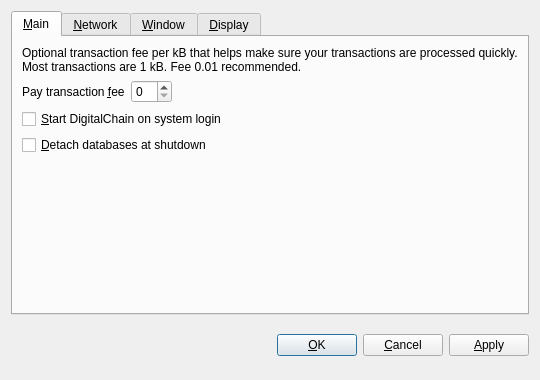
<?xml version="1.0" encoding="UTF-8"?>
<ui version="4.0">
 <class>OptionsDialog</class>
 <widget class="QDialog" name="OptionsDialog">
  <property name="geometry">
   <rect>
    <x>0</x>
    <y>0</y>
    <width>540</width>
    <height>380</height>
   </rect>
  </property>
  <property name="windowTitle">
   <string>Options</string>
  </property>
  <property name="modal">
   <bool>true</bool>
  </property>
  <layout class="QVBoxLayout" name="verticalLayout">
   <item>
    <widget class="QTabWidget" name="tabWidget">
     <property name="tabPosition">
      <enum>QTabWidget::North</enum>
     </property>
     <property name="currentIndex">
      <number>0</number>
     </property>
     <widget class="QWidget" name="tabMain">
      <attribute name="title">
       <string>&amp;Main</string>
      </attribute>
      <layout class="QVBoxLayout" name="verticalLayout_Main">
       <item>
        <widget class="QLabel" name="transactionFeeInfoLabel">
         <property name="text">
          <string>Optional transaction fee per kB that helps make sure your transactions are processed quickly. Most transactions are 1 kB. Fee 0.01 recommended.</string>
         </property>
         <property name="textFormat">
          <enum>Qt::PlainText</enum>
         </property>
         <property name="wordWrap">
          <bool>true</bool>
         </property>
        </widget>
       </item>
       <item>
        <layout class="QHBoxLayout" name="horizontalLayout_Main">
         <item>
          <widget class="QLabel" name="transactionFeeLabel">
           <property name="text">
            <string>Pay transaction &amp;fee</string>
           </property>
           <property name="textFormat">
            <enum>Qt::PlainText</enum>
           </property>
           <property name="buddy">
            <cstring>transactionFee</cstring>
           </property>
          </widget>
         </item>
         <item>
          <widget class="BitcoinAmountField" name="transactionFee"/>
         </item>
         <item>
          <spacer name="horizontalSpacer_Main">
           <property name="orientation">
            <enum>Qt::Horizontal</enum>
           </property>
           <property name="sizeHint" stdset="0">
            <size>
             <width>40</width>
             <height>20</height>
            </size>
           </property>
          </spacer>
         </item>
        </layout>
       </item>
       <item>
        <widget class="QCheckBox" name="bitcoinAtStartup">
         <property name="toolTip">
          <string>Automatically start DigitalChain after logging in to the system.</string>
         </property>
         <property name="text">
          <string>&amp;Start DigitalChain on system login</string>
         </property>
        </widget>
       </item>
       <item>
        <widget class="QCheckBox" name="detachDatabases">
         <property name="toolTip">
          <string>Detach block and address databases at shutdown. This means they can be moved to another data directory, but it slows down shutdown. The wallet is always detached.</string>
         </property>
         <property name="text">
          <string>&amp;Detach databases at shutdown</string>
         </property>
        </widget>
       </item>
       <item>
        <spacer name="verticalSpacer_Main">
         <property name="orientation">
          <enum>Qt::Vertical</enum>
         </property>
         <property name="sizeHint" stdset="0">
          <size>
           <width>20</width>
           <height>40</height>
          </size>
         </property>
        </spacer>
       </item>
      </layout>
     </widget>
     <widget class="QWidget" name="tabNetwork">
      <attribute name="title">
       <string>&amp;Network</string>
      </attribute>
      <layout class="QVBoxLayout" name="verticalLayout_Network">
       <item>
        <widget class="QCheckBox" name="mapPortUpnp">
         <property name="toolTip">
          <string>Automatically open the DigitalChain client port on the router. This only works when your router supports UPnP and it is enabled.</string>
         </property>
         <property name="text">
          <string>Map port using &amp;UPnP</string>
         </property>
        </widget>
       </item>
       <item>
        <widget class="QCheckBox" name="connectSocks">
         <property name="toolTip">
          <string>Connect to the DigitalChain network through a SOCKS proxy (e.g. when connecting through Tor).</string>
         </property>
         <property name="text">
          <string>&amp;Connect through SOCKS proxy:</string>
         </property>
        </widget>
       </item>
       <item>
        <layout class="QHBoxLayout" name="horizontalLayout_Network">
         <item>
          <widget class="QLabel" name="proxyIpLabel">
           <property name="text">
            <string>Proxy &amp;IP:</string>
           </property>
           <property name="textFormat">
            <enum>Qt::PlainText</enum>
           </property>
           <property name="buddy">
            <cstring>proxyIp</cstring>
           </property>
          </widget>
         </item>
         <item>
          <widget class="QValidatedLineEdit" name="proxyIp">
           <property name="maximumSize">
            <size>
             <width>140</width>
             <height>16777215</height>
            </size>
           </property>
           <property name="toolTip">
            <string>IP address of the proxy (e.g. 127.0.0.1)</string>
           </property>
          </widget>
         </item>
         <item>
          <widget class="QLabel" name="proxyPortLabel">
           <property name="text">
            <string>&amp;Port:</string>
           </property>
           <property name="textFormat">
            <enum>Qt::PlainText</enum>
           </property>
           <property name="buddy">
            <cstring>proxyPort</cstring>
           </property>
          </widget>
         </item>
         <item>
          <widget class="QLineEdit" name="proxyPort">
           <property name="maximumSize">
            <size>
             <width>55</width>
             <height>16777215</height>
            </size>
           </property>
           <property name="toolTip">
            <string>Port of the proxy (e.g. 9050)</string>
           </property>
          </widget>
         </item>
         <item>
          <widget class="QLabel" name="socksVersionLabel">
           <property name="text">
            <string>SOCKS &amp;Version:</string>
           </property>
           <property name="textFormat">
            <enum>Qt::PlainText</enum>
           </property>
           <property name="buddy">
            <cstring>socksVersion</cstring>
           </property>
          </widget>
         </item>
         <item>
          <widget class="QValueComboBox" name="socksVersion">
           <property name="toolTip">
            <string>SOCKS version of the proxy (e.g. 5)</string>
           </property>
          </widget>
         </item>
         <item>
          <spacer name="horizontalSpacer_Network">
           <property name="orientation">
            <enum>Qt::Horizontal</enum>
           </property>
           <property name="sizeHint" stdset="0">
            <size>
             <width>40</width>
             <height>20</height>
            </size>
           </property>
          </spacer>
         </item>
        </layout>
       </item>
       <item>
        <spacer name="verticalSpacer_Network">
         <property name="orientation">
          <enum>Qt::Vertical</enum>
         </property>
         <property name="sizeHint" stdset="0">
          <size>
           <width>20</width>
           <height>40</height>
          </size>
         </property>
        </spacer>
       </item>
      </layout>
     </widget>
     <widget class="QWidget" name="tabWindow">
      <attribute name="title">
       <string>&amp;Window</string>
      </attribute>
      <layout class="QVBoxLayout" name="verticalLayout_Window">
       <item>
        <widget class="QCheckBox" name="minimizeToTray">
         <property name="toolTip">
          <string>Show only a tray icon after minimizing the window.</string>
         </property>
         <property name="text">
          <string>&amp;Minimize to the tray instead of the taskbar</string>
         </property>
        </widget>
       </item>
       <item>
        <widget class="QCheckBox" name="minimizeOnClose">
         <property name="toolTip">
          <string>Minimize instead of exit the application when the window is closed. When this option is enabled, the application will be closed only after selecting Quit in the menu.</string>
         </property>
         <property name="text">
          <string>M&amp;inimize on close</string>
         </property>
        </widget>
       </item>
       <item>
        <spacer name="verticalSpacer_Window">
         <property name="orientation">
          <enum>Qt::Vertical</enum>
         </property>
         <property name="sizeHint" stdset="0">
          <size>
           <width>20</width>
           <height>40</height>
          </size>
         </property>
        </spacer>
       </item>
      </layout>
     </widget>
     <widget class="QWidget" name="tabDisplay">
      <attribute name="title">
       <string>&amp;Display</string>
      </attribute>
      <layout class="QVBoxLayout" name="verticalLayout_Display">
       <item>
        <layout class="QHBoxLayout" name="horizontalLayout_1_Display">
         <item>
          <widget class="QLabel" name="langLabel">
           <property name="text">
            <string>User Interface &amp;language:</string>
           </property>
           <property name="textFormat">
            <enum>Qt::PlainText</enum>
           </property>
           <property name="buddy">
            <cstring>lang</cstring>
           </property>
          </widget>
         </item>
         <item>
          <widget class="QValueComboBox" name="lang">
           <property name="toolTip">
            <string>The user interface language can be set here. This setting will take effect after restarting DigitalChain.</string>
           </property>
          </widget>
         </item>
        </layout>
       </item>
       <item>
        <layout class="QHBoxLayout" name="horizontalLayout_2_Display">
         <item>
          <widget class="QLabel" name="unitLabel">
           <property name="text">
            <string>&amp;Unit to show amounts in:</string>
           </property>
           <property name="textFormat">
            <enum>Qt::PlainText</enum>
           </property>
           <property name="buddy">
            <cstring>unit</cstring>
           </property>
          </widget>
         </item>
         <item>
          <widget class="QValueComboBox" name="unit">
           <property name="toolTip">
            <string>Choose the default subdivision unit to show in the interface and when sending coins.</string>
           </property>
          </widget>
         </item>
        </layout>
       </item>
       <item>
        <widget class="QCheckBox" name="displayAddresses">
         <property name="toolTip">
          <string>Whether to show DigitalChain addresses in the transaction list or not.</string>
         </property>
         <property name="text">
          <string>&amp;Display addresses in transaction list</string>
         </property>
        </widget>
       </item>
       <item>
        <widget class="QCheckBox" name="coinControlFeatures">
         <property name="toolTip">
          <string>Whether to show coin control features or not.</string>
         </property>
         <property name="text">
          <string>Display coin &amp;control features (experts only!)</string>
         </property>
        </widget>
       </item>
       <item>
        <spacer name="verticalSpacer_Display">
         <property name="orientation">
          <enum>Qt::Vertical</enum>
         </property>
         <property name="sizeHint" stdset="0">
          <size>
           <width>20</width>
           <height>40</height>
          </size>
         </property>
        </spacer>
       </item>
      </layout>
     </widget>
    </widget>
   </item>
   <item>
    <layout class="QHBoxLayout" name="horizontalLayout_Buttons">
     <item>
      <spacer name="horizontalSpacer_1">
       <property name="orientation">
        <enum>Qt::Horizontal</enum>
       </property>
       <property name="sizeHint" stdset="0">
        <size>
         <width>40</width>
         <height>48</height>
        </size>
       </property>
      </spacer>
     </item>
     <item>
      <widget class="QLabel" name="statusLabel">
       <property name="font">
        <font>
         <weight>75</weight>
         <bold>true</bold>
        </font>
       </property>
       <property name="text">
        <string/>
       </property>
       <property name="textFormat">
        <enum>Qt::PlainText</enum>
       </property>
       <property name="wordWrap">
        <bool>true</bool>
       </property>
      </widget>
     </item>
     <item>
      <spacer name="horizontalSpacer_2">
       <property name="orientation">
        <enum>Qt::Horizontal</enum>
       </property>
       <property name="sizeHint" stdset="0">
        <size>
         <width>40</width>
         <height>48</height>
        </size>
       </property>
      </spacer>
     </item>
     <item>
      <widget class="QPushButton" name="okButton">
       <property name="text">
        <string>&amp;OK</string>
       </property>
      </widget>
     </item>
     <item>
      <widget class="QPushButton" name="cancelButton">
       <property name="text">
        <string>&amp;Cancel</string>
       </property>
       <property name="autoDefault">
        <bool>false</bool>
       </property>
      </widget>
     </item>
     <item>
      <widget class="QPushButton" name="applyButton">
       <property name="text">
        <string>&amp;Apply</string>
       </property>
       <property name="autoDefault">
        <bool>false</bool>
       </property>
      </widget>
     </item>
    </layout>
   </item>
  </layout>
 </widget>
 <customwidgets>
  <customwidget>
   <class>BitcoinAmountField</class>
   <extends>QSpinBox</extends>
   <header>bitcoinamountfield.h</header>
  </customwidget>
  <customwidget>
   <class>QValueComboBox</class>
   <extends>QComboBox</extends>
   <header>qvaluecombobox.h</header>
  </customwidget>
  <customwidget>
   <class>QValidatedLineEdit</class>
   <extends>QLineEdit</extends>
   <header>qvalidatedlineedit.h</header>
  </customwidget>
 </customwidgets>
 <resources/>
 <connections/>
</ui>
